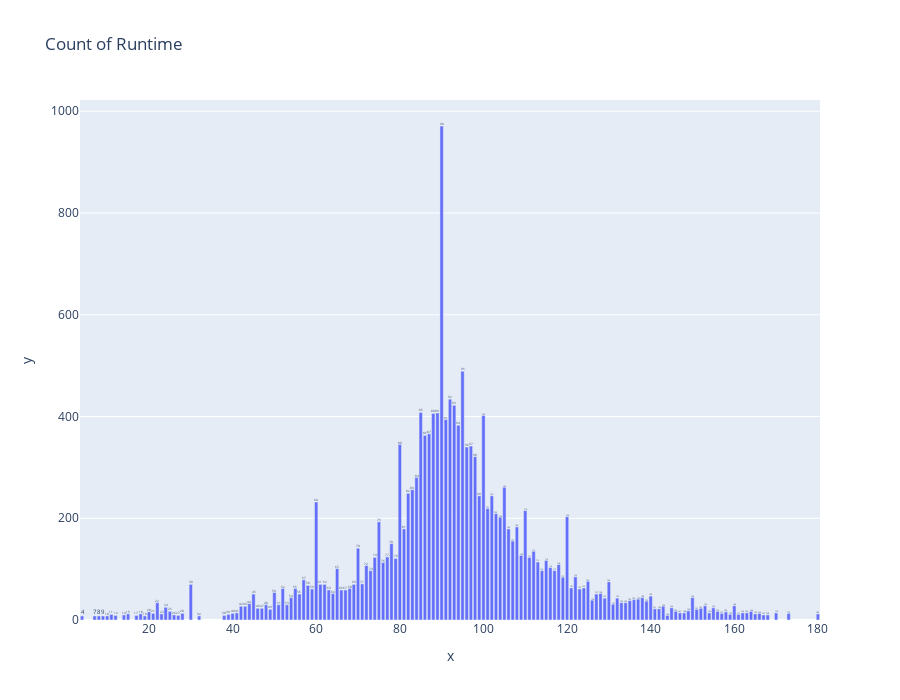

Write notebook code for a chart like this one.
### Code cell
## With this we can see more detailed graph of 

import plotly.express as px

fig = px.bar(df,
             x=RuntimeCount['Runtime'],
             y=RuntimeCount['Count'],
             title='Count of Runtime',
             text=RuntimeCount['Runtime'],
             height= 700)

fig.show()

### Figure 1 — Plotly figure (JSON) as saved in the notebook; plotly's stock layout.template omitted (floating-point values rounded to 4 significant figures; data arrays with more than 128 entries replaced by an {"elided": "..."} marker saying what was removed)
{"data": [{"alignmentgroup": "True", "hovertemplate": "x=%{x}<br>y=%{y}<br>text=%{text}<extra></extra>", "legendgroup": "", "marker": {"color": "#636efa", "pattern": {"shape": ""}}, "name": "", "offsetgroup": "", "orientation": "v", "showlegend": false, "text": {"elided": "157 int values"}, "textposition": "auto", "type": "bar", "x": {"elided": "157 int values"}, "xaxis": "x", "y": {"elided": "157 int values"}, "yaxis": "y"}], "layout": {"barmode": "relative", "height": 700, "legend": {"tracegroupgap": 0}, "title": {"text": "Count of Runtime"}, "xaxis": {"anchor": "y", "domain": [0, 1], "title": {"text": "x"}}, "yaxis": {"anchor": "x", "domain": [0, 1], "title": {"text": "y"}}}}
